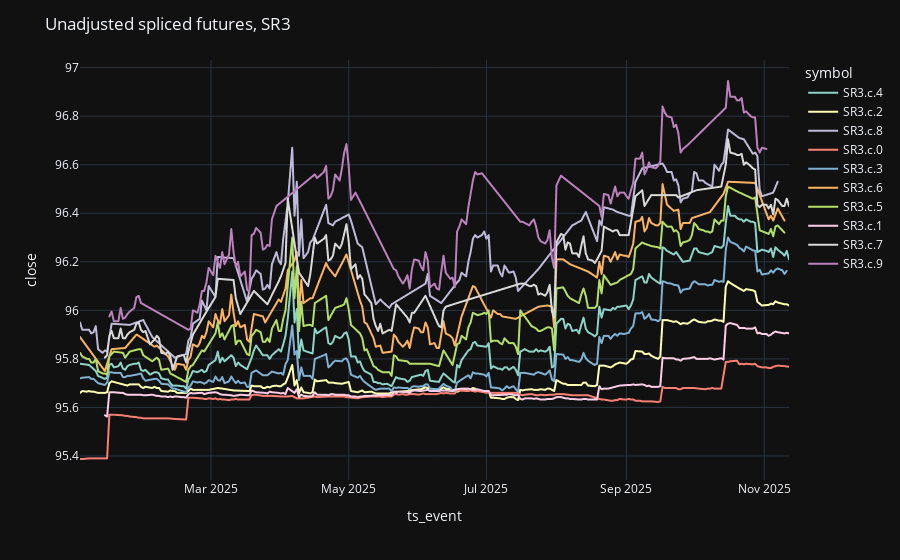

Here is the notebook cell this chart was saved with:
### Code cell
plot_df = ohlcv_continuous.reset_index()
fig = px.line(
    plot_df,
    x="ts_event",
    y="close",
    color="symbol",
)
fig.update_layout(title_text=f"Unadjusted spliced futures, {product}")
fig.show()

### Figure 1 — Plotly figure (JSON) as saved in the notebook; plotly's stock layout.template omitted (floating-point values rounded to 4 significant figures; data arrays with more than 128 entries replaced by an {"elided": "..."} marker saying what was removed)
{"data": [{"hovertemplate": "symbol=SR3.c.4<br>ts_event=%{x}<br>close=%{y}<extra></extra>", "legendgroup": "SR3.c.4", "line": {"color": "rgb(141,211,199)", "dash": "solid"}, "marker": {"symbol": "circle"}, "mode": "lines", "name": "SR3.c.4", "showlegend": true, "x": {"elided": "234 str values"}, "xaxis": "x", "y": {"elided": "234 float values"}, "yaxis": "y", "type": "scattergl"}, {"hovertemplate": "symbol=SR3.c.2<br>ts_event=%{x}<br>close=%{y}<extra></extra>", "legendgroup": "SR3.c.2", "line": {"color": "rgb(255,255,179)", "dash": "solid"}, "marker": {"symbol": "circle"}, "mode": "lines", "name": "SR3.c.2", "showlegend": true, "x": {"elided": "205 str values"}, "xaxis": "x", "y": {"elided": "205 float values"}, "yaxis": "y", "type": "scattergl"}, {"hovertemplate": "symbol=SR3.c.8<br>ts_event=%{x}<br>close=%{y}<extra></extra>", "legendgroup": "SR3.c.8", "line": {"color": "rgb(190,186,218)", "dash": "solid"}, "marker": {"symbol": "circle"}, "mode": "lines", "name": "SR3.c.8", "showlegend": true, "x": {"elided": "141 str values"}, "xaxis": "x", "y": {"elided": "141 float values"}, "yaxis": "y", "type": "scattergl"}, {"hovertemplate": "symbol=SR3.c.0<br>ts_event=%{x}<br>close=%{y}<extra></extra>", "legendgroup": "SR3.c.0", "line": {"color": "rgb(251,128,114)", "dash": "solid"}, "marker": {"symbol": "circle"}, "mode": "lines", "name": "SR3.c.0", "showlegend": true, "x": {"elided": "198 str values"}, "xaxis": "x", "y": {"elided": "198 float values"}, "yaxis": "y", "type": "scattergl"}, {"hovertemplate": "symbol=SR3.c.3<br>ts_event=%{x}<br>close=%{y}<extra></extra>", "legendgroup": "SR3.c.3", "line": {"color": "rgb(128,177,211)", "dash": "solid"}, "marker": {"symbol": "circle"}, "mode": "lines", "name": "SR3.c.3", "showlegend": true, "x": {"elided": "231 str values"}, "xaxis": "x", "y": {"elided": "231 float values"}, "yaxis": "y", "type": "scattergl"}, {"hovertemplate": "symbol=SR3.c.6<br>ts_event=%{x}<br>close=%{y}<extra></extra>", "legendgroup": "SR3.c.6", "line": {"color": "rgb(253,180,98)", "dash": "solid"}, "marker": {"symbol": "circle"}, "mode": "lines", "name": "SR3.c.6", "showlegend": true, "x": {"elided": "148 str values"}, "xaxis": "x", "y": {"elided": "148 float values"}, "yaxis": "y", "type": "scattergl"}, {"hovertemplate": "symbol=SR3.c.5<br>ts_event=%{x}<br>close=%{y}<extra></extra>", "legendgroup": "SR3.c.5", "line": {"color": "rgb(179,222,105)", "dash": "solid"}, "marker": {"symbol": "circle"}, "mode": "lines", "name": "SR3.c.5", "showlegend": true, "x": {"elided": "195 str values"}, "xaxis": "x", "y": {"elided": "195 float values"}, "yaxis": "y", "type": "scattergl"}, {"hovertemplate": "symbol=SR3.c.1<br>ts_event=%{x}<br>close=%{y}<extra></extra>", "legendgroup": "SR3.c.1", "line": {"color": "rgb(252,205,229)", "dash": "solid"}, "marker": {"symbol": "circle"}, "mode": "lines", "name": "SR3.c.1", "showlegend": true, "x": {"elided": "213 str values"}, "xaxis": "x", "y": {"elided": "213 float values"}, "yaxis": "y", "type": "scattergl"}, {"hovertemplate": "symbol=SR3.c.7<br>ts_event=%{x}<br>close=%{y}<extra></extra>", "legendgroup": "SR3.c.7", "line": {"color": "rgb(217,217,217)", "dash": "solid"}, "marker": {"symbol": "circle"}, "mode": "lines", "name": "SR3.c.7", "showlegend": true, "x": {"elided": "160 str values"}, "xaxis": "x", "y": {"elided": "160 float values"}, "yaxis": "y", "type": "scattergl"}, {"hovertemplate": "symbol=SR3.c.9<br>ts_event=%{x}<br>close=%{y}<extra></extra>", "legendgroup": "SR3.c.9", "line": {"color": "rgb(188,128,189)", "dash": "solid"}, "marker": {"symbol": "circle"}, "mode": "lines", "name": "SR3.c.9", "showlegend": true, "x": {"elided": "163 str values"}, "xaxis": "x", "y": {"elided": "163 float values"}, "yaxis": "y", "type": "scattergl"}], "layout": {"xaxis": {"anchor": "y", "domain": [0.0, 1.0], "title": {"text": "ts_event"}}, "yaxis": {"anchor": "x", "domain": [0.0, 1.0], "title": {"text": "close"}}, "legend": {"title": {"text": "symbol"}, "tracegroupgap": 0}, "margin": {"t": 60}, "title": {"text": "Unadjusted spliced futures, SR3"}}}
